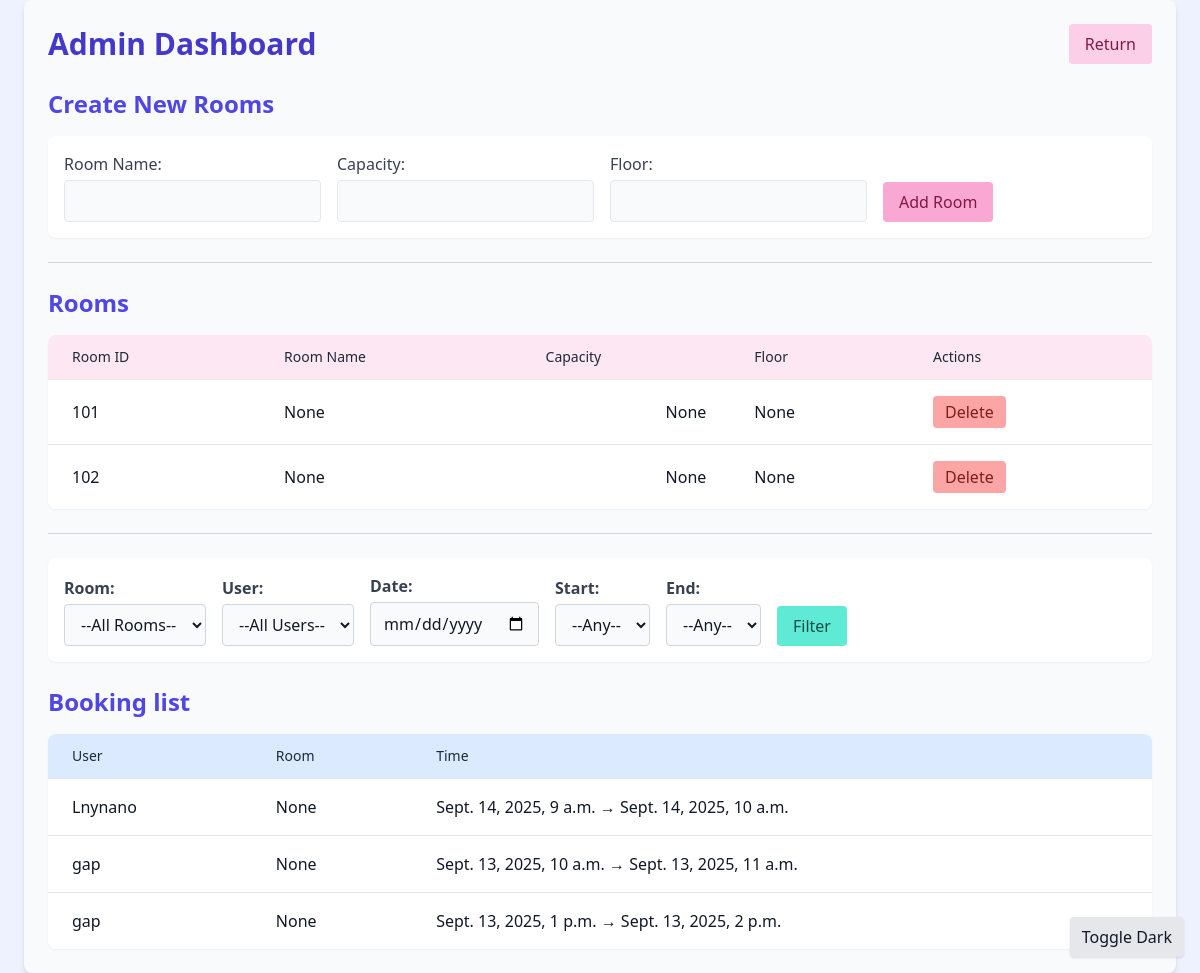
The app's page /dashboard/ (signed in), older data.
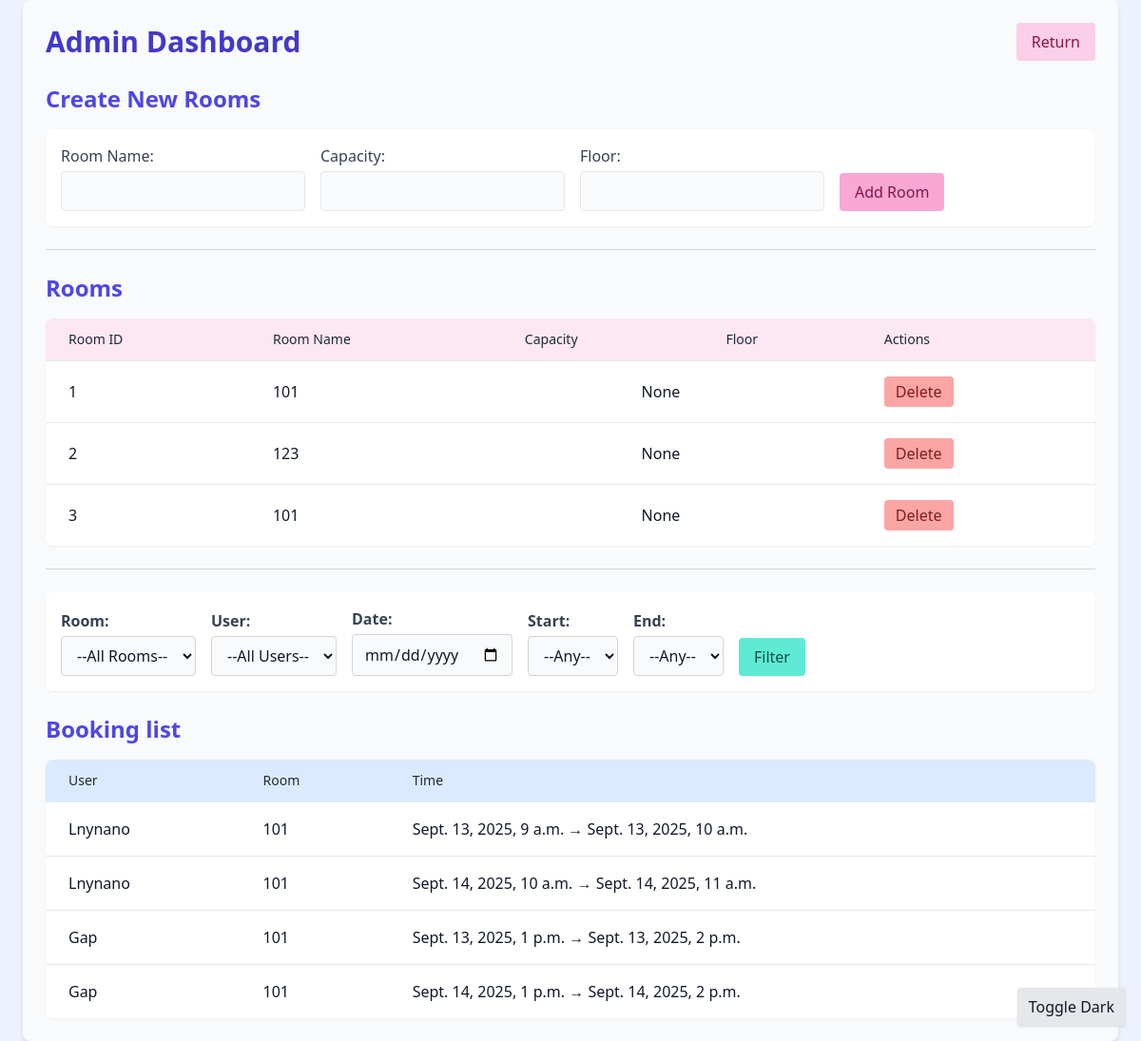
The same page, newer data.
### room/models.py (models this page shows, shortened)
class Room(models.Model):
    room_id = models.AutoField(primary_key=True)
    room_name = models.CharField(max_length=50, null=False)
    cap = models.IntegerField(null=True, blank=True)
    floor = models.IntegerField()
    status = models.BooleanField(default=False)

### booking/models.py (models this page shows, shortened)
class Booking(models.Model) :
    room = models.ForeignKey(Room, on_delete=models.CASCADE)
    user = models.ForeignKey(User, on_delete=models.CASCADE)
    start_time = models.DateTimeField()
    end_time = models.DateTimeField()
    created_at = models.DateTimeField(auto_now_add=True)

### accounts/views.py (the view, shortened to what this page needs)
# urls.py: path('dashboard/', views.admin_dashboard, name='dashboard'),
@user_passes_test(is_admin)
def admin_dashboard(request):
    rooms = Room.objects.all()
    bookings = Booking.objects.all().select_related("room", "user")
    users = User.objects.all()
    user_id = request.GET.get("user")
    room_id = request.GET.get("room")
    date_str = request.GET.get("date")
    start = request.GET.get("start")
    end = request.GET.get("end")
    start_hours = ["09:00", "10:00", "11:00", "12:00", "13:00"]
    end_hours = ["10:00", "11:00", "12:00", "13:00", "14:00"]
    if user_id:
        bookings = bookings.filter(user__id=user_id)
    if room_id:
        bookings = bookings.filter(room__room_id=room_id)
    if date_str:
        date_obj = parse_date(date_str)
        bookings = bookings.filter(start_time__date=date_obj)
    if start:
        start_hour = int(start.split(":")[0])
        bookings = bookings.filter(start_time__hour__gte=start_hour)
    if end:
        end_hour = int(end.split(":")[0])
        bookings = bookings.filter(end_time__hour__lte=end_hour)
    context = {
        "rooms": rooms,
        "bookings": bookings,
        "users": users,
        "request": request,
        "start_hours": start_hours,
        "end_hours": end_hours,
    }
    return render(request, "dashboard.html", context)

### accounts/views.py (called while the page is built)
def is_admin(user):
    return user.is_staff or user.is_superuser

### accounts/templates/dashboard.html (shortened to what this page needs)
<!DOCTYPE html>
<html lang="en">
<head>
    <script src="https://cdn.tailwindcss.com"></script>
</head>
<body class="bg-indigo-50 text-gray-900 dark:bg-gray-900 dark:text-gray-100 transition-colors duration-500">
<button id="dark-toggle" class="fixed bottom-4 right-4 px-3 py-2 bg-gray-200 dark:bg-gray-700 text-gray-900 dark:text-gray-100 rounded shadow z-50">
    Toggle Dark
</button>
{% block content %}
<div class="max-w-6xl mx-auto p-6 bg-gray-50 dark:bg-gray-800 rounded-lg shadow-md transition-colors duration-500">
    <div class="flex justify-between items-center mb-6">
        <h2 class="text-3xl font-bold text-indigo-700 dark:text-indigo-300">Admin Dashboard</h2>
        <a href="{% url 'home' %}" class="bg-pink-200 dark:bg-pink-600 text-pink-900 dark:text-pink-100 px-4 py-2 rounded hover:bg-pink-300 dark:hover:bg-pink-500 transition">
            Return
        </a>
    </div>
    <h3 class="text-2xl font-semibold mb-4 text-indigo-600 dark:text-indigo-300">Create New Rooms</h3>
    <form method="POST" class="mb-6 flex flex-wrap gap-4 items-end bg-white dark:bg-gray-700 p-4 rounded-lg shadow-sm transition-colors duration-500">
        <div class="flex flex-col">
            <label class="mb-1 font-medium text-gray-700 dark:text-gray-200">Room Name:</label>
            <input type="text" name="room_name" class="border rounded px-3 py-2 focus:ring-2 focus:ring-pink-200 dark:focus:ring-pink-400 bg-gray-50 dark:bg-gray-800 dark:text-gray-100">
        </div>
        <div class="flex flex-col">
            <label class="mb-1 font-medium text-gray-700 dark:text-gray-200">Capacity:</label>
            <input type="number" name="cap" class="border rounded px-3 py-2 focus:ring-2 focus:ring-teal-200 dark:focus:ring-teal-400 bg-gray-50 dark:bg-gray-800 dark:text-gray-100">
        </div>
        <div class="flex flex-col">
            <label class="mb-1 font-medium text-gray-700 dark:text-gray-200">Floor:</label>
            <input type="text" name="floor" class="border rounded px-3 py-2 focus:ring-2 focus:ring-indigo-200 dark:focus:ring-indigo-400 bg-gray-50 dark:bg-gray-800 dark:text-gray-100">
        </div>
        <button type="submit" name="add_room" class="bg-pink-300 dark:bg-pink-600 text-pink-900 dark:text-pink-100 px-4 py-2 rounded hover:bg-pink-400 dark:hover:bg-pink-500 transition">
            Add Room
        </button>
    </form>
    <hr class="my-6 border-gray-300 dark:border-gray-600">
    <h3 class="text-2xl font-semibold mb-4 text-indigo-600 dark:text-indigo-300">Rooms</h3>
    {% if rooms %}
    <div class="overflow-x-auto bg-white dark:bg-gray-700 rounded-lg shadow-sm transition-colors duration-500">
        <table class="min-w-full divide-y divide-gray-200 dark:divide-gray-600">
            <thead class="bg-pink-100 dark:bg-pink-700">
                <tr>
                    <th class="px-6 py-3 text-left text-sm font-medium text-gray-800 dark:text-gray-100">Room ID</th>
                    <th class="px-6 py-3 text-left text-sm font-medium text-gray-800 dark:text-gray-100">Room Name</th>
                    <th class="px-6 py-3 text-left text-sm font-medium text-gray-800 dark:text-gray-100">Capacity</th>
                    <th class="px-6 py-3 text-left text-sm font-medium text-gray-800 dark:text-gray-100">Floor</th>
                    <th class="px-6 py-3 text-left text-sm font-medium text-gray-800 dark:text-gray-100">Actions</th>
                </tr>
            </thead>
            <tbody class="bg-white dark:bg-gray-700 divide-y divide-gray-200 dark:divide-gray-600">
                {% for room in rooms %}
                <tr class="hover:bg-pink-50 dark:hover:bg-gray-600">
                    <td class="px-6 py-4">{{ room.room_id }}</td>
                    <td class="px-6 py-4">{{ room.room_name }}</td>
                    <td class="px-6 py-4 text-right">{{ room.cap }}</td>
                    <td class="px-6 py-4">{{ room.floor }}</td>
                    <td class="px-6 py-4">
                        <form method="POST" class="inline">
                            <button type="submit" name="delete_room" class="bg-red-300 dark:bg-red-600 text-red-900 dark:text-red-100 px-3 py-1 rounded hover:bg-red-400 dark:hover:bg-red-500 transition">
                                Delete
                            </button>
                        </form>
                    </td>
                </tr>
                {% endfor %}
            </tbody>
        </table>
    </div>
    {% else %}
    <p class="text-gray-500 dark:text-gray-300">No rooms available.</p>
    {% endif %}
    <hr class="my-6 border-gray-300 dark:border-gray-600">
    <form method="get" class="flex flex-wrap gap-4 items-end mb-6 bg-white dark:bg-gray-700 p-4 rounded-lg shadow-sm transition-colors duration-500">
        <div class="flex flex-col">
            <label class="mb-1 font-semibold text-gray-700 dark:text-gray-200">Room:</label>
            <select name="room" class="border border-gray-300 dark:border-gray-600 rounded px-3 py-2 bg-gray-50 dark:bg-gray-800 dark:text-gray-100">
                <option value="">--All Rooms--</option>
            </select>
        </div>
        {% if request.user.is_staff %}
        <div class="flex flex-col">
            <label class="mb-1 font-semibold text-gray-700 dark:text-gray-200">User:</label>
            <select name="user" class="border border-gray-300 dark:border-gray-600 rounded px-3 py-2 bg-gray-50 dark:bg-gray-800 dark:text-gray-100">
                <option value="">--All Users--</option>
            </select>
        </div>
        {% endif %}
        <div class="flex flex-col">
            <label class="mb-1 font-semibold text-gray-700 dark:text-gray-200">Date:</label>
            <input type="date" name="date" value="{{ request.GET.date }}" class="border border-gray-300 dark:border-gray-600 rounded px-3 py-2 bg-gray-50 dark:bg-gray-800 dark:text-gray-100">
        </div>
        <div class="flex flex-col">
            <label class="mb-1 font-semibold text-gray-700 dark:text-gray-200">Start:</label>
            <select name="start" class="border border-gray-300 dark:border-gray-600 rounded px-3 py-2 bg-gray-50 dark:bg-gray-800 dark:text-gray-100">
                <option value="">--Any--</option>
            </select>
        </div>
        <div class="flex flex-col">
            <label class="mb-1 font-semibold text-gray-700 dark:text-gray-200">End:</label>
            <select name="end" class="border border-gray-300 dark:border-gray-600 rounded px-3 py-2 bg-gray-50 dark:bg-gray-800 dark:text-gray-100">
                <option value="">--Any--</option>
            </select>
        </div>
        <div>
            <button type="submit" class="bg-teal-300 dark:bg-teal-600 text-teal-900 dark:text-teal-100 px-4 py-2 rounded hover:bg-teal-400 dark:hover:bg-teal-500 transition">
                Filter
            </button>
        </div>
    </form>
    <h3 class="text-2xl font-semibold mb-4 text-indigo-600 dark:text-indigo-300">Booking list</h3>
    {% if bookings %}
    <div class="overflow-x-auto bg-white dark:bg-gray-700 rounded-lg shadow-sm transition-colors duration-500">
        <table class="min-w-full divide-y divide-gray-200 dark:divide-gray-600">
            <thead class="bg-blue-100 dark:bg-blue-700">
                <tr>
                    <th class="px-6 py-3 text-left text-sm font-medium text-gray-800 dark:text-gray-100">User</th>
                    <th class="px-6 py-3 text-left text-sm font-medium text-gray-800 dark:text-gray-100">Room</th>
                    <th class="px-6 py-3 text-left text-sm font-medium text-gray-800 dark:text-gray-100">Time</th>
                </tr>
            </thead>
            <tbody class="bg-white dark:bg-gray-700 divide-y divide-gray-200 dark:divide-gray-600">
                {% for booking in bookings %}
                <tr class="hover:bg-blue-50 dark:hover:bg-gray-600">
                    <td class="px-6 py-4">{{ booking.user.username }}</td>
                    <td class="px-6 py-4">{{ booking.room.room_name }}</td>
                    <td class="px-6 py-4">{{ booking.start_time }} → {{ booking.end_time }}</td>
                </tr>
                {% endfor %}
            </tbody>
        </table>
    </div>
    {% else %}
    <p class="text-gray-500 dark:text-gray-300">No bookings found for this period.</p>
    {% endif %}
</div>
{% endblock %}
</body>
</html>

Row changes from the older to the newer data that the page shows:
removed Room: room_id "101", room_name "None", cap "None", floor "None"
removed Room: room_id "102", room_name "None", cap "None", floor "None"
removed Booking: user.username "gap", room.room_name "None", start_time "Sept. 13, 2025, 10 a.m.", end_time "Sept. 13, 2025, 11 a.m."
removed Booking: user.username "gap", room.room_name "None", start_time "Sept. 13, 2025, 1 p.m.", end_time "Sept. 13, 2025, 2 p.m."
added Room: room_id "1", room_name "101", cap "None"
added Room: room_id "2", room_name "123", cap "None"
added Room: room_id "3", room_name "101", cap "None"
changed Booking: room.room_name "None" → "101"; start_time "Sept. 14, 2025, 9 a.m." → "Sept. 13, 2025, 9 a.m."; end_time "Sept. 14, 2025, 10 a.m." → "Sept. 13, 2025, 10 a.m."
added Booking: user.username "Lnynano", room.room_name "101", start_time "Sept. 14, 2025, 10 a.m.", end_time "Sept. 14, 2025, 11 a.m."
added Booking: user.username "Gap", room.room_name "101", start_time "Sept. 13, 2025, 1 p.m.", end_time "Sept. 13, 2025, 2 p.m."
added Booking: user.username "Gap", room.room_name "101", start_time "Sept. 14, 2025, 1 p.m.", end_time "Sept. 14, 2025, 2 p.m."
